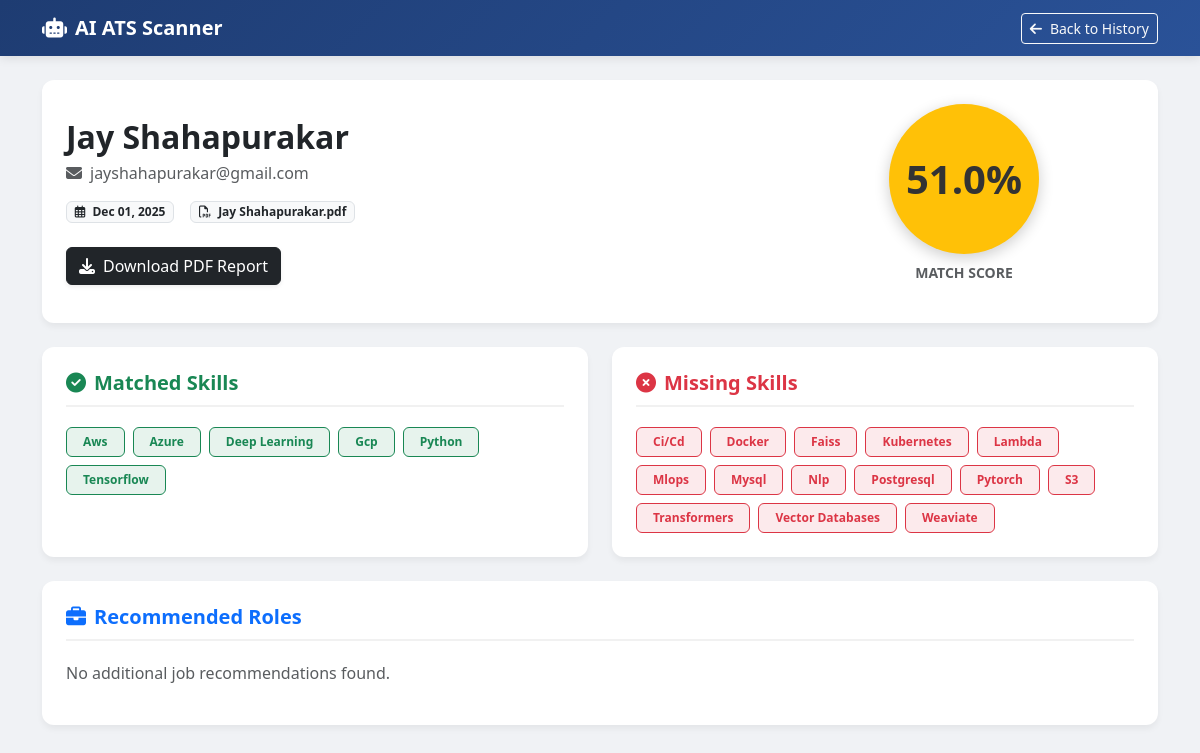
Page /history/14/ on the committed database.
### scanner/models.py (models this page shows, shortened)
class ScanHistory(models.Model):
    user = models.ForeignKey(User, on_delete=models.CASCADE, null=True, blank=True)
    candidate_name = models.CharField(max_length=200, blank=True, null=True)
    email = models.CharField(max_length=200, blank=True, null=True)
    resume_filename = models.CharField(max_length=200)
    ats_score = models.FloatField()
    matched_skills = models.JSONField(default=list)
    missing_skills = models.JSONField(default=list)
    scan_date = models.DateTimeField(auto_now_add=True)

### scanner/views.py (the view)
# urls.py: path('history/<int:pk>/', views.view_scan, name='view_scan'),
def view_scan(request, pk):
    scan = get_object_or_404(ScanHistory, pk=pk)
    suggested_jobs = recommender.recommend_jobs(scan.matched_skills, JD_DATABASE)
    context = {
        'scan': scan,
        'jobs': suggested_jobs
    }
    return render(request, 'scanner/scan_detail.html', context)

### scanner/recommender.py (called while the page is built, shortened)
def recommend_jobs(resume_skills: list, jd_skill_database: dict, top_n=3) -> list:
    recommendations = []
    if not resume_skills or not jd_skill_database:
        return []

### scanner/templates/scanner/scan_detail.html (shortened to what this page needs)
<!DOCTYPE html>
<html lang="en">
<head>
    <link href="https://cdn.jsdelivr.net/npm/bootstrap@5.3.0/dist/css/bootstrap.min.css" rel="stylesheet">
    <link rel="stylesheet" href="https://cdnjs.cloudflare.com/ajax/libs/font-awesome/6.4.0/css/all.min.css">
</head>
<body>
<nav class="navbar navbar-expand-lg navbar-dark mb-4">
    <div class="container">
        <a class="navbar-brand" href="/"><i class="fas fa-robot me-2"></i>AI ATS Scanner</a>
        <div class="d-flex">
            <a href="/history" class="btn btn-outline-light btn-sm"><i class="fas fa-arrow-left me-2"></i>Back to History</a>
        </div>
    </div>
</nav>
<div class="container pb-5">
    <div class="card p-4 mb-4">
        <div class="row align-items-center">
            <div class="col-md-8">
                <h2 class="fw-bold text-dark mb-1">{{ scan.candidate_name }}</h2>
                <p class="text-muted mb-3"><i class="fas fa-envelope me-2"></i>{{ scan.email }}</p>
                <div class="d-flex gap-3">
                    <span class="badge bg-light text-dark border"><i class="far fa-calendar-alt me-1"></i> {{ scan.scan_date|date:"M d, Y" }}</span>
                    <span class="badge bg-light text-dark border"><i class="far fa-file-pdf me-1"></i> {{ scan.resume_filename }}</span>
                </div>
                <div class="mt-4">
                    <a href="{% url 'download_report' scan.id %}" class="btn btn-dark shadow-sm">
                        <i class="fas fa-download me-2"></i>Download PDF Report
                    </a>
                </div>
            </div>
            <div class="col-md-4 text-center">
                <div class="score-circle {% if scan.ats_score >= 80 %}bg-success-custom{% elif scan.ats_score >= 50 %}bg-warning-custom{% else %}bg-danger-custom{% endif %}">
                    {{ scan.ats_score }}%
                </div>
                <p class="mt-2 fw-bold text-muted small text-uppercase">Match Score</p>
            </div>
        </div>
    </div>
    <div class="row g-4">
        <div class="col-md-6">
            <div class="card p-4 h-100">
                <h5 class="section-title text-success"><i class="fas fa-check-circle me-2"></i>Matched Skills</h5>
                <div class="d-flex flex-wrap gap-2">
                    {% for skill in scan.matched_skills %}
                        <span class="badge bg-success bg-opacity-10 text-success border border-success px-3 py-2">{{ skill|title }}</span>
                    {% empty %}
                        <span class="text-muted">No matches found.</span>
                    {% endfor %}
                </div>
            </div>
        </div>
        <div class="col-md-6">
            <div class="card p-4 h-100">
                <h5 class="section-title text-danger"><i class="fas fa-times-circle me-2"></i>Missing Skills</h5>
                <div class="d-flex flex-wrap gap-2">
                    {% for skill in scan.missing_skills %}
                        <span class="badge bg-danger bg-opacity-10 text-danger border border-danger px-3 py-2">{{ skill|title }}</span>
                    {% empty %}
                        <span class="text-muted">No missing skills!</span>
                    {% endfor %}
                </div>
            </div>
        </div>
        <div class="col-12">
            <div class="card p-4">
                <h5 class="section-title text-primary"><i class="fas fa-briefcase me-2"></i>Recommended Roles</h5>
                {% if jobs %}
                <div class="table-responsive">
                    <table class="table table-hover align-middle">
                        <thead class="table-light">
                            <tr>
                                <th>Job Title</th>
                                <th class="text-end">Match Confidence</th>
                            </tr>
                        </thead>
                        <tbody>
                            {% for job in jobs %}
                            <tr>
                                <td class="fw-bold">{{ job.job_title }}</td>
                                <td class="text-end">
                                    {% if job.match_score > 70 %}
                                        <span class="badge bg-success">{{ job.match_score }}%</span>
                                    {% elif job.match_score > 40 %}
                                        <span class="badge bg-warning text-dark">{{ job.match_score }}%</span>
                                    {% else %}
                                        <span class="badge bg-secondary">{{ job.match_score }}%</span>
                                    {% endif %}
                                </td>
                            </tr>
                            {% endfor %}
                        </tbody>
                    </table>
                </div>
                {% else %}
                    <p class="text-muted">No additional job recommendations found.</p>
                {% endif %}
            </div>
        </div>
    </div>
</div>
</body>
</html>

### scanner/templates/scanner/scan_detail.html (style rules this page uses)
body { background-color: #f0f2f5; font-family: 'Segoe UI', Tahoma, Geneva, Verdana, sans-serif; }
.navbar { background: linear-gradient(135deg, #1e3c72 0%, #2a5298 100%); box-shadow: 0 2px 10px rgba(0,0,0,0.1); }
.navbar-brand { font-weight: 700; }
.score-circle { width: 150px; height: 150px; border-radius: 50%; display: flex; align-items: center; justify-content: center; margin: 0 auto; font-size: 2.5rem; font-weight: 700; color: white; box-shadow: 0 4px 15px rgba(0,0,0,0.2); }
.bg-warning-custom { background: #ffc107; color: #333; }
.card { border: none; border-radius: 12px; box-shadow: 0 4px 6px rgba(0,0,0,0.05); }
.section-title { font-weight: 600; color: #495057; border-bottom: 2px solid #f1f1f1; padding-bottom: 10px; margin-bottom: 20px; }

### rows in the picture
ScanHistory: candidate_name "Jay Shahapurakar", email "jayshahapurakar@gmail.com", scan_date "Dec 01, 2025", resume_filename "Jay Shahapurakar.pdf", ats_score "51.0"

### other values in the picture
{{ skill|title }} "Aws" "Azure" "Deep Learning" "Gcp" "Python" "Tensorflow"
{{ skill|title }} "Ci/Cd" "Docker" "Faiss" "Kubernetes" "Lambda" "Mlops" "Mysql" "Nlp" "Postgresql" "Pytorch" "S3" "Transformers" "Vector Databases" "Weaviate"
